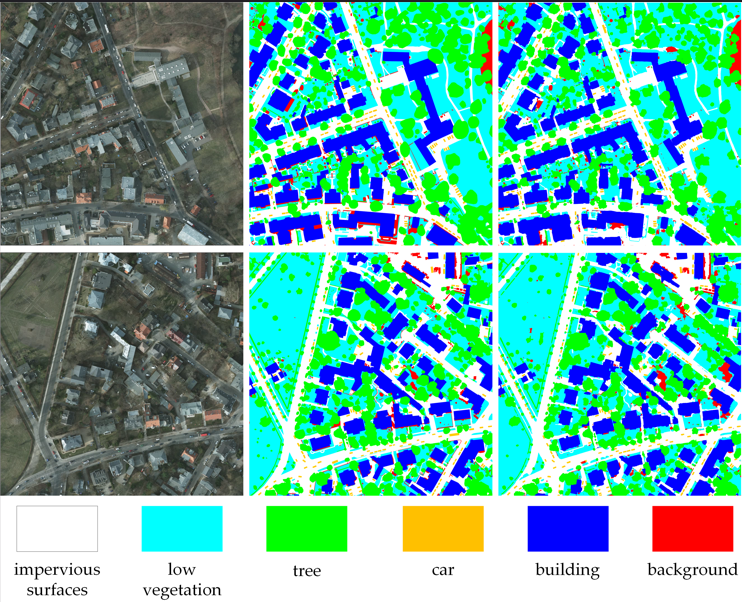
#> input picture pot.png, 742 x 602 px
$ python -i transform.py   (imports and definitions only)
#> lines starting #> are read from the running program, lines starting #| are printed output that depends on the picture
#> further down, picture is the input picture: PIL image 742x602 RGB; mean R, G, B 103, 175.1, 166.3
import math
import numbers
from PIL import Image, ImageOps, ImageEnhance
import numpy as np
import random
from scipy.ndimage.morphology import generate_binary_structure, binary_erosion
from scipy.ndimage import maximum_filter


class Compose(object):
    def __init__(self, transforms):
        self.transforms = transforms

    # [5 lines left out: function __call__, not called in this run]


class RandomCrop(object):
    """
    Take a random crop from the image.
    First the image or crop size may need to be adjusted if the incoming image
    is too small...
    If the image is smaller than the crop, then:
         the image is padded up to the size of the crop
         unless 'nopad', in which case the crop size is shrunk to fit the image
    A random crop is taken such that the crop fits within the image.
    If a centroid is passed in, the crop must intersect the centroid.
    """
    # [59 lines left out: functions __init__, __call__, not called in this run]


class PadImage(object):
    def __init__(self, size=(512, 512), ignore_index=0):
        self.size = size
        self.ignore_index = ignore_index

    # [16 lines left out: function __call__, not called in this run]


class RandomHorizontalFlip(object):

    def __init__(self, prob: float = 0.5):
        self.prob = prob

    # [12 lines left out: function __call__, not called in this run]


class RandomVerticalFlip(object):
    def __init__(self, prob: float = 0.5):
        self.prob = prob

    # [12 lines left out: function __call__, not called in this run]


class Resize(object):
    def __init__(self, size: tuple = (512,  512)):
        self.size = size  # size: (h, w)

    def __call__(self, img, mask):
        assert img.size == mask.size
        return img.resize(self.size, Image.BICUBIC), mask.resize(self.size, Image.NEAREST)


class RandomScale(object):
    def __init__(self, scale_list=[0.75, 1.0, 1.25], mode='value'):
        self.scale_list = scale_list
        self.mode = mode

    # [10 lines left out: function __call__, not called in this run]


class ColorJitter(object):
    def __init__(self, brightness=0.5, contrast=0.5, saturation=0.5):
        if not brightness is None and brightness>0:
            self.brightness = [max(1-brightness, 0), 1+brightness]
        if not contrast is None and contrast>0:
            self.contrast = [max(1-contrast, 0), 1+contrast]
        if not saturation is None and saturation>0:
            self.saturation = [max(1-saturation, 0), 1+saturation]

    def __call__(self, img, mask=None):
        r_brightness = random.uniform(self.brightness[0], self.brightness[1])
        r_contrast = random.uniform(self.contrast[0], self.contrast[1])
        r_saturation = random.uniform(self.saturation[0], self.saturation[1])
        img = ImageEnhance.Brightness(img).enhance(r_brightness)
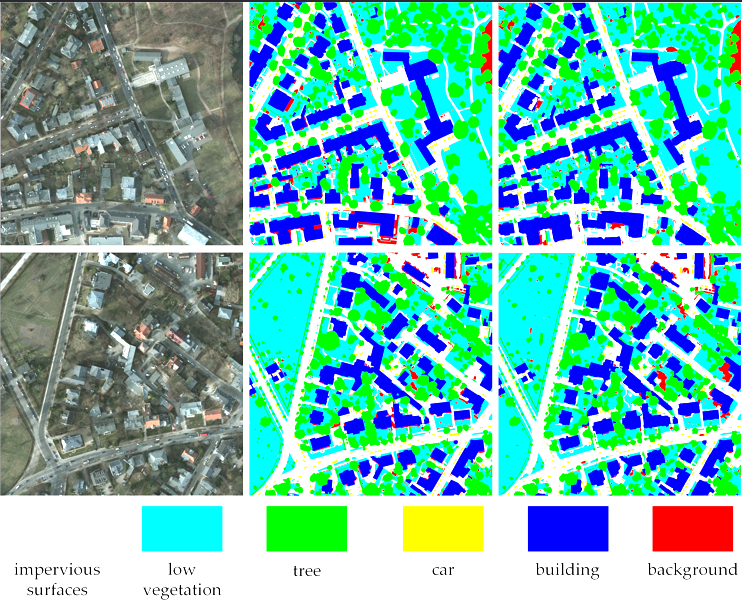
#> img: PIL image 742x602 RGB; mean R, G, B 114.1, 186.7, 178
        img = ImageEnhance.Contrast(img).enhance(r_contrast)
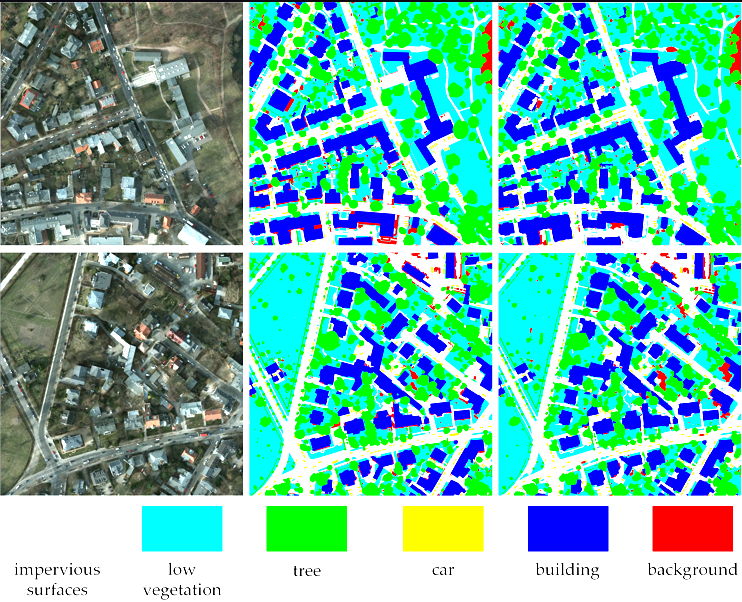
#> img: PIL image 742x602 RGB; mean R, G, B 109.9, 183.6, 173.8
        img = ImageEnhance.Color(img).enhance(r_saturation)
        if mask is None:
            return img
        else:
            return img, mask


class SmartCropV1(object):
    # [22 lines left out: functions __init__, __call__, not called in this run]


class SmartCropV2(object):
    # [32 lines left out: functions __init__, __call__, not called in this run]

>>> from PIL import Image
>>> picture = Image.open('../../pot.png')
>>> result = ColorJitter()(picture)

$ run again, on vai.png
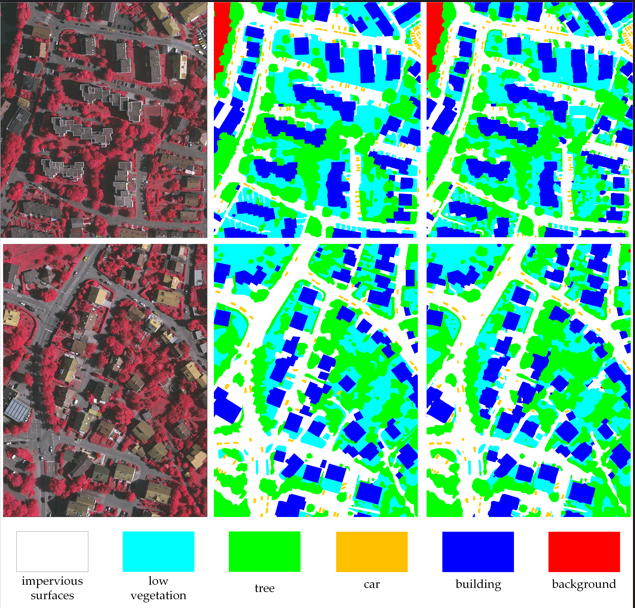
#> input picture vai.png, 635 x 608 px
#> picture is the input picture: PIL image 635x608 RGB; mean R, G, B 114, 170.8, 158.8
#> in __call__, `img = ImageEnhance.Brightness(img).enhance(r_brightness)`:
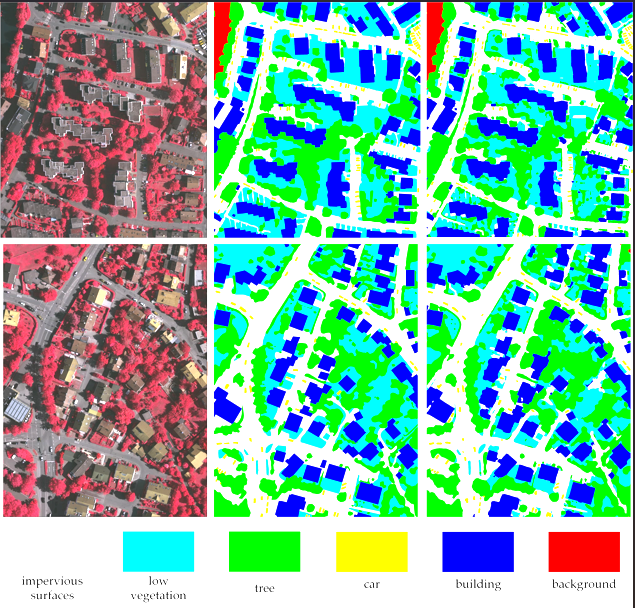
#> img: PIL image 635x608 RGB; mean R, G, B 126.7, 180.4, 169.1
#> in __call__, `img = ImageEnhance.Contrast(img).enhance(r_contrast)`:
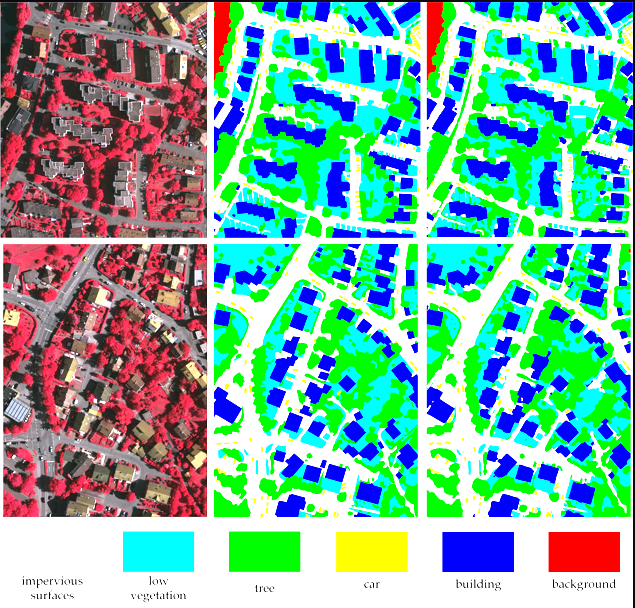
#> img: PIL image 635x608 RGB; mean R, G, B 124.4, 175.6, 164.3
